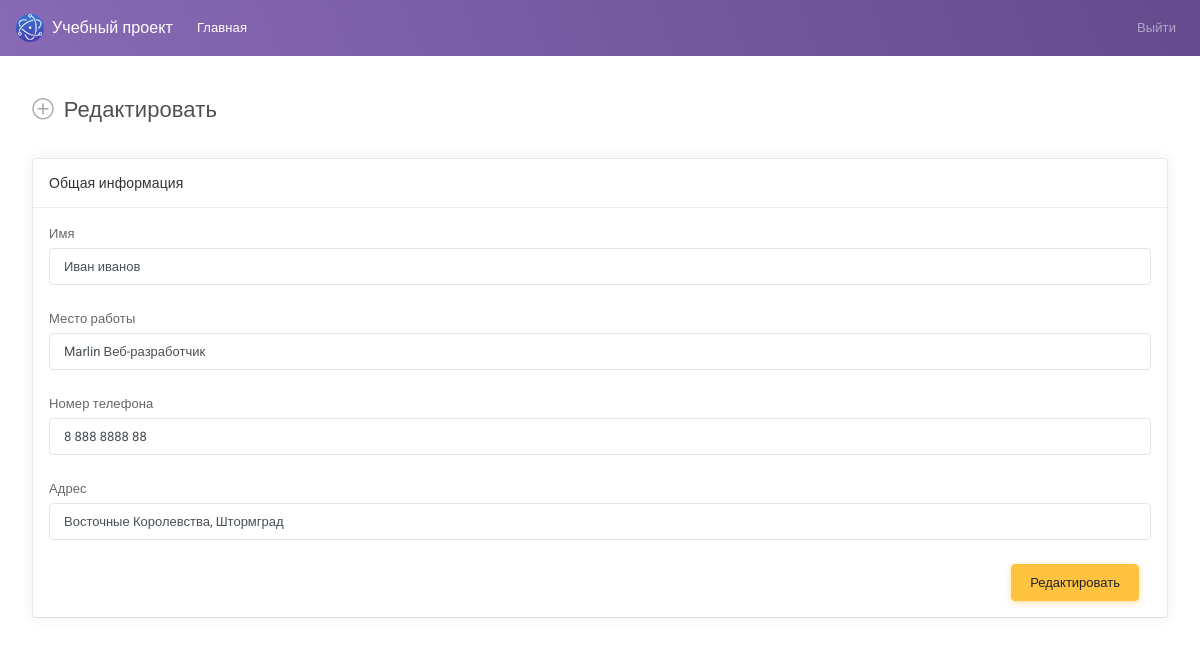
The app's page /edit.php?id=17 (signed in) with its own data.
### tables this page shows
CREATE TABLE `users_profile` (
  `id` int NOT NULL,
  `username` varchar(100) DEFAULT NULL,
  `phone` varchar(20) DEFAULT NULL,
  `address` varchar(355) DEFAULT NULL,
  `job` varchar(100) DEFAULT NULL,
  `user_id` int NOT NULL
);

### includes/functions.php (called while the page is built, shortened)
<?php
function dbConnect() {
    $pdoOptions = [
        PDO::ATTR_EMULATE_PREPARES => false,
        PDO::ATTR_ERRMODE => PDO::ERRMODE_EXCEPTION,
        PDO::ATTR_DEFAULT_FETCH_MODE => PDO::FETCH_ASSOC
    ];
    static $connect = null;
    if ($connect === null) {
        try {
            $connect = new PDO("mysql:host=" . DB_HOST . ";dbname=" . DB_NAME . ";charset=utf8", DB_USER, DB_PASS, $pdoOptions);
        } catch (PDOException $e) {
            die($e->getMessage());
        }
    }
    return $connect;
}
function dbQuery($sql, $params = [], $exec = false) {
    $query = dbConnect()->prepare($sql);
    $query->execute($params);
    return $query;
}
function getUserInfoById($id) {
    $params = ['id' => $id];
    $sql = "SELECT * FROM `users_profile` WHERE `user_id` = :id";
    return dbQuery($sql, $params)->fetch();
}

### edit.php (the view, shortened to what this page needs)
<?php
include_once "includes/functions.php";
$id = $_GET['id'] ?? '';
$userInfo = getUserInfoById($id);
include_once "templates/header.php";
?>
<main id="js-page-content" role="main" class="page-content mt-3">
  <div class="subheader">
    <h1 class="subheader-title">
      <i class='subheader-icon fal fa-plus-circle'></i> Редактировать
    </h1>
  </div>
  <form action="includes/edit_user_info.php" method="post">
    <div class="row">
      <div class="col-xl-6">
        <div id="panel-1" class="panel">
          <div class="panel-container">
            <div class="panel-hdr">
              <h2>Общая информация</h2>
            </div>
            <div class="panel-content">
              <div class="form-group">
                <label class="form-label" for="simpleinput">Имя</label>
                <input type="text" id="simpleinput" class="form-control" value="<?=$userInfo['username']?>" name="username">
              </div>
              <div class="form-group">
                <label class="form-label" for="simpleinput">Место работы</label>
                <input type="text" id="simpleinput" class="form-control" value="<?=$userInfo['job']?>" name="job">
              </div>
              <div class="form-group">
                <label class="form-label" for="simpleinput">Номер телефона</label>
                <input type="text" id="simpleinput" class="form-control" value="<?=$userInfo['phone']?>" name="phone">
              </div>
              <div class="form-group">
                <label class="form-label" for="simpleinput">Адрес</label>
                <input type="text" id="simpleinput" class="form-control" value="<?=$userInfo['address']?>" name="address">
              </div>
              <div class="col-md-12 mt-3 d-flex flex-row-reverse">
                <button class="btn btn-warning" type="submit">Редактировать</button>
              </div>
            </div>
          </div>
        </div>
      </div>
    </div>
  </form>
</main>
</body>
</html>

### records on screen
users_profile: username "Иван иванов", job "Marlin Веб-разработчик", phone "8 888 8888 88", address "Восточные Королевства, Штормград"
